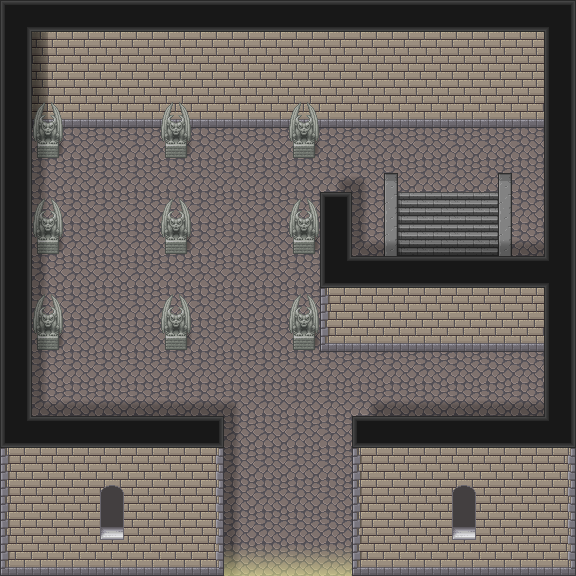

The image is a tile-based game level rendered from a .tmx file. Its description and source (layers, tilesets, objects; grid data summarised) follow:
An orthogonal 18x18 tile map with 32x32 px tiles, 7 tile layers (background, terrain, terrain_2, background_above_player, ...) and 26 objects (3x player.startingPosition, 2x object.eventObject, object.key_wall, object.switch).

<map version="1.5" tiledversion="1.7.2" orientation="orthogonal" renderorder="right-down" width="18" height="18" tilewidth="32" tileheight="32" infinite="0" nextlayerid="13" nextobjectid="329">
 <properties>
  <property name="above_player_layers" value="[3, 4]" />
  <property name="background_layers" value="[0, 1, 2]" />
  <property name="building_level" value="true" />
  <property name="shadow_layers" value="[5, 6]" />
 </properties>
 <tileset firstgid="1" source="tileset/tileset_pipoya_32.tsx" />
 <layer id="2" name="background" width="18" height="18" locked="1">
  <data>[324 cells, 283 non-empty, 13 distinct tile ids]</data>
 </layer>
 <layer id="4" name="terrain" width="18" height="18" locked="1">
  <data>[324 cells, 36 non-empty, 10 distinct tile ids]</data>
 </layer>
 <layer id="5" name="terrain_2" width="18" height="18" locked="1">
  <data>[324 cells, 0 non-empty, 0 distinct tile ids]</data>
 </layer>
 <layer id="1" name="background_above_player" width="18" height="18" locked="1">
  <data>[324 cells, 87 non-empty, 14 distinct tile ids]</data>
 </layer>
 <layer id="3" name="terrain_above_player" width="18" height="18" locked="1">
  <data>[324 cells, 4 non-empty, 2 distinct tile ids]</data>
 </layer>
 <layer id="6" name="shadows" width="18" height="18" locked="1">
  <data>[324 cells, 38 non-empty, 5 distinct tile ids]</data>
 </layer>
 <layer id="7" name="shadows_2" width="18" height="18" locked="1">
  <data>[324 cells, 4 non-empty, 1 distinct tile ids]</data>
 </layer>
 <objectgroup id="10" name="objects">
  <object id="88" name="object.eventObject" x="224" y="576" width="127.967" height="5.75">
   <properties>
    <property name="eventParameter" value="demo_2_level_2_entry_goto_main" />
   </properties>
  </object>
  <object id="92" name="player.startingPosition" x="288" y="530">
   <properties>
    <property name="startingPointId" value="0" />
   </properties>
   <point />
  </object>
  <object id="306" name="player.startingPosition" x="288" y="448">
   <properties>
    <property name="startingPointId" value="1" />
   </properties>
   <point />
  </object>
  <object id="323" name="object.eventObject" x="395.448" y="270.772" width="103.822" height="5.75">
   <properties>
    <property name="eventParameter" value="demo_2_level_2_entry_goto_level_2" />
   </properties>
  </object>
  <object id="325" name="object.key_wall" x="335.352" y="172.724">
   <properties>
    <property name="lockId" value="demo_2_level_2_entry_lock_entry" />
    <property name="unlockedByEvent" value="true" />
   </properties>
   <point />
  </object>
  <object id="326" name="object.switch" x="238.1" y="109.494">
   <properties>
    <property name="eventParameter" value="demo_2_level_2_entry_switch_entry" />
    <property name="stateSwitchId" value="demo_2_level_2_entry_switch_entry" />
   </properties>
   <point />
  </object>
  <object id="328" name="player.startingPosition" x="448" y="224">
   <properties>
    <property name="startingPointId" value="2" />
   </properties>
   <point />
  </object>
 </objectgroup>
 <objectgroup id="8" name="physics">
  <object id="1" x="0" y="0" width="32" height="576" />
  <object id="2" x="32" y="0" width="544" height="112.109" />
  <object id="3" x="544" y="110.085" width="32" height="465.915" />
  <object id="5" x="32" y="436.57" width="191.985" height="139.43" />
  <object id="6" x="352.373" y="436.57" width="191.627" height="139.43" />
  <object id="310" x="320" y="275.257" width="224" height="59.8079" />
  <object id="311" x="320" y="205.414" width="32" height="70.5133" />
  <object id="312" x="162.981" y="105.3" width="25.4867" height="38.9008" />
  <object id="313" x="290.415" y="105.3" width="25.4867" height="38.9008" />
  <object id="314" x="34.8766" y="105.3" width="25.4867" height="38.9008" />
  <object id="315" x="35.5473" y="201.882" width="25.4867" height="38.9008" />
  <object id="316" x="162.31" y="202.552" width="25.4867" height="38.9008" />
  <object id="317" x="290.415" y="201.211" width="25.4867" height="38.9008" />
  <object id="318" x="291.085" y="297.122" width="25.4867" height="38.9008" />
  <object id="319" x="162.981" y="297.792" width="25.4867" height="38.9008" />
  <object id="320" x="35.5473" y="297.792" width="25.4867" height="38.9008" />
  <object id="321" x="384.313" y="173.431" width="12.0727" height="100.886" />
  <object id="322" x="499.003" y="173.465" width="12.0727" height="102.194" />
 </objectgroup>
 <objectgroup id="9" name="unreachable_area_physics" locked="1" />
 <objectgroup id="12" name="ground_physics" locked="1">
  <object id="324" x="397.386" y="205.652" width="100.616" height="64.2246">
   <properties>
    <property name="ground" value="stairs" />
   </properties>
  </object>
 </objectgroup>
</map>
